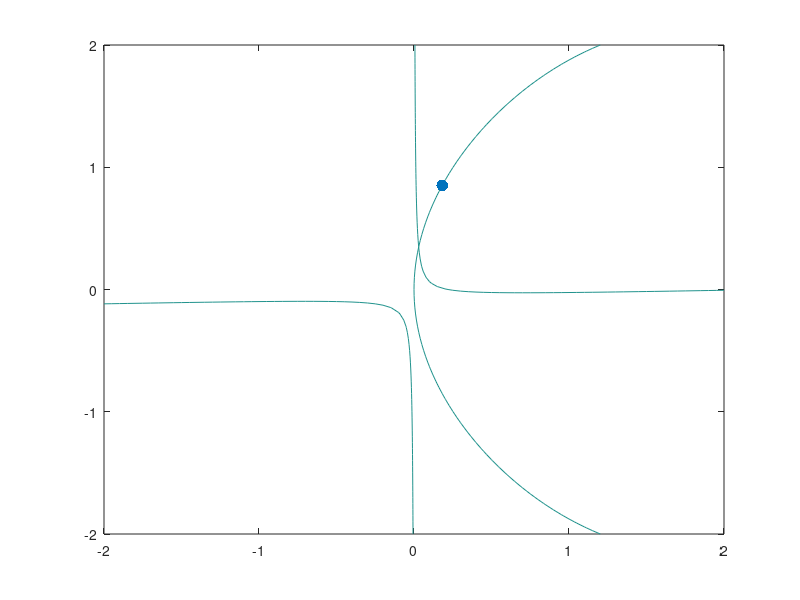
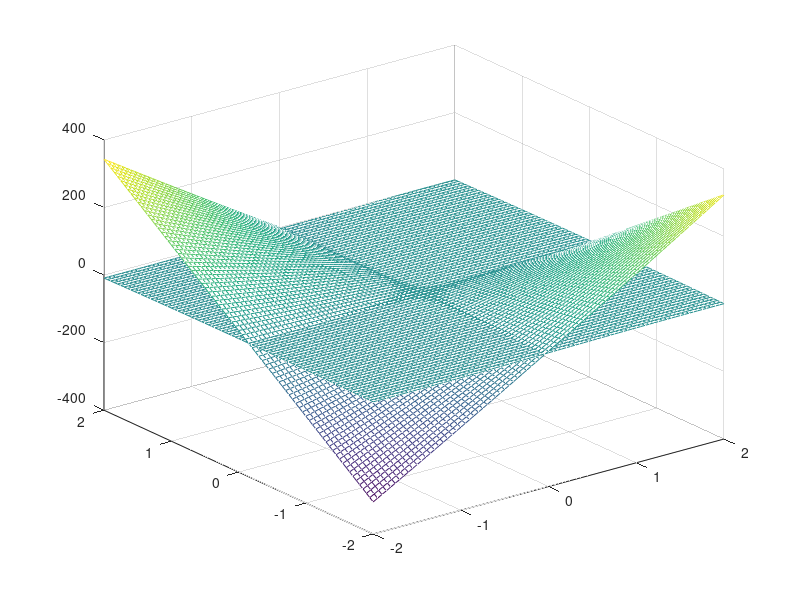

Source code (MATLAB) for these figures, in order:
clc;
clear;
eps=10^(-11);
f_1 = @(x,y) x+3*sin(x)-y.^2;
f_2 = @(x,y) 2*x.^2-x*y-5*x+1;
t = -2:0.05:2;
[X,Y]=ndgrid(t,t);
F1=f_1(X,Y);
F2=f_2(X,Y);
contour(X,Y,F1,[0 0])
hold on
contour(X,Y,F2, [0 0])
hold on
J = @(x,y) [1+3*cos(x),-2*y;4*x-y-5,-x];
F = @(x,y) [f_1(x,y); f_2(x,y)];
x=[0;0.27];
err(1)=1;
k=1;
while err(k)>eps 
    x=x-inv(J(x(1),x(2)))*(F(x(1),x(2)));
    k=k+1;
    err(k)=norm(F(x(1),x(2)));
end
plot(x(1),x(2),'.','MarkerSize',25)
f_1(x(1),x(2))
f_2(x(1),x(2))
figure
semilogy(err) 

mesh(X,Y,F1)
hold on
mesh(X,Y,F2)
